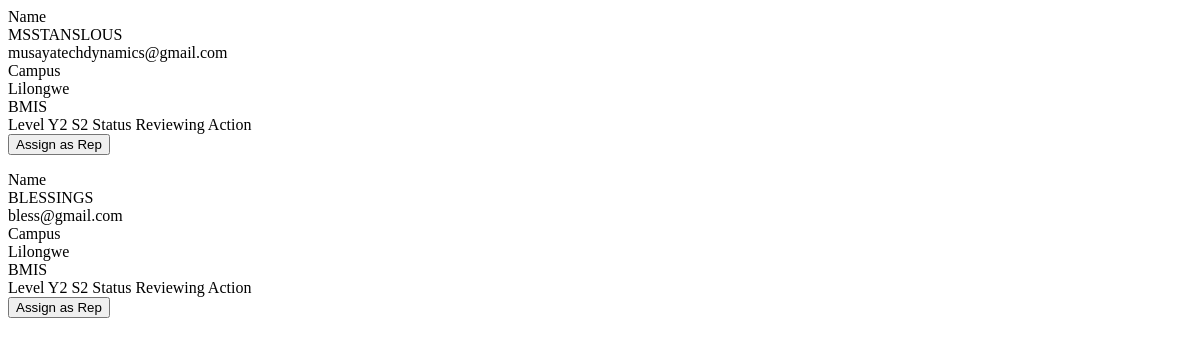
Before: /admin/table/students (signed in) with the older database file.
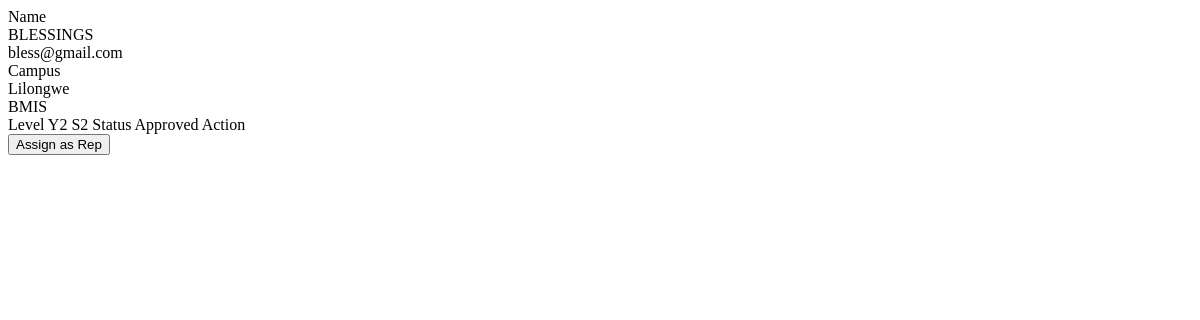
After: the same page with the newer database file.
### app/models.py (models this page shows)
class User(db.Model, UserMixin):
    id = db.Column(db.Integer, primary_key=True)
    full_name = db.Column(db.String(100), nullable=False)
    email = db.Column(db.String(120), unique=True, nullable=False)
    password_hash = db.Column(db.String(128), nullable=False)
    campus = db.Column(db.String(50), nullable=False)
    student_id = db.Column(db.String(20), nullable=True)
    phone_number = db.Column(db.String(15), nullable=True)
    year = db.Column(db.Integer, default=1)
    semester = db.Column(db.Integer, default=1)
    program_id = db.Column(db.Integer, db.ForeignKey('program.id'), nullable=False)
    is_approved = db.Column(db.Boolean, default=False)
    is_class_rep = db.Column(db.Boolean, default=False)
    is_admin = db.Column(db.Boolean, default=False)
    created_at = db.Column(db.DateTime, default=datetime.utcnow)
    theme_preference = db.Column(db.String(20), default='light')  # 'light' or 'dark'
    language_preference = db.Column(db.String(10), default='en')  # 'en' for now
    last_activity = db.Column(db.DateTime, nullable=True, default=datetime.utcnow)
    is_active = db.Column(db.Boolean, default=True)  # soft delete flag

class Program(db.Model):
    id = db.Column(db.Integer, primary_key=True)
    name = db.Column(db.String(100), nullable=False, unique=True)
    users = db.relationship('User', backref='program', lazy=True)

### app/core/routes.py (the view)
@core.route('/admin/table/students')
@login_required
def admin_students_table():
    if not current_user.is_admin:
        abort(403)
    page = request.args.get('page', 1, type=int)
    per_page = 10
    year_filter = request.args.get('year', type=int)
    sem_filter = request.args.get('semester', type=int)
    query = User.query.filter(User.is_class_rep == False, User.is_admin == False)
    if year_filter:
        query = query.filter_by(year=year_filter)
    if sem_filter:
        query = query.filter_by(semester=sem_filter)
    paginated = paginate_query(query, page, per_page)
    return render_template('core/admin/_students_table_body.html',
                           users=paginated['items'],
                           page=paginated['page'],
                           pages=paginated['pages'],
                           current_year=year_filter,
                           current_sem=sem_filter)

### app/__init__.py (called while the page is built)
@login_manager.user_loader
def load_user(user_id):
    return User.query.get(int(user_id))

### app/core/routes.py (called while the page is built)
def paginate_query(query, page=1, per_page=10):
    total = query.count()
    items = query.offset((page - 1) * per_page).limit(per_page).all()
    return {
        'items': items,
        'total': total,
        'page': page,
        'per_page': per_page,
        'pages': (total + per_page - 1) // per_page if total > 0 else 1
    }

### app/templates/core/admin/_students_table_body.html (shortened to what this page needs)
{% for user in users if not user.is_class_rep and not user.is_admin %}
<tr class="block sm:table-row hover:bg-[#faf8f5] transition-colors border-b sm:border-b-0 border-[#f0ebe3] mb-4 sm:mb-0 rounded-xl sm:rounded-none shadow-sm sm:shadow-none">
    <td class="block sm:table-cell px-6 py-4 whitespace-nowrap">
        <span class="sm:hidden text-[10px] font-bold text-[#b5aaa0] uppercase tracking-wider block">Name</span>
        <div class="font-bold text-[#1a1a1a]">{{ user.full_name }}</div>
        <div class="text-[#b5aaa0] text-xs mt-0.5">{{ user.email }}</div>
    </td>
    <td class="block sm:table-cell px-6 py-4 whitespace-nowrap">
        <span class="sm:hidden text-[10px] font-bold text-[#b5aaa0] uppercase tracking-wider block">Campus</span>
        <div class="text-[#5a5248] font-semibold text-xs uppercase tracking-wide">{{ user.campus or 'N/A' }}</div>
        <div class="text-[#6b5e50] text-[10px] font-bold uppercase tracking-tight mt-0.5">{{ user.program.name }}</div>
    </td>
    <td class="block sm:table-cell px-6 py-4 whitespace-nowrap">
        <span class="sm:hidden text-[10px] font-bold text-[#b5aaa0] uppercase tracking-wider block">Level</span>
        <span class="font-mono font-black text-[#5a5248] bg-[#f5f2ec] border border-[#ede8e0] px-2 py-0.5 rounded text-xs">Y{{ user.year }} S{{ user.semester }}</span>
    </td>
    <td class="block sm:table-cell px-6 py-4 whitespace-nowrap">
        <span class="sm:hidden text-[10px] font-bold text-[#b5aaa0] uppercase tracking-wider block">Status</span>
        {% if user.is_approved %}
            <span class="inline-flex items-center text-emerald-600 text-[10px] font-extrabold uppercase tracking-wide bg-emerald-50 border border-emerald-200 px-2 py-0.5 rounded-md">
                Approved
            </span>
        {% else %}
            <span class="inline-flex items-center text-amber-600 text-[10px] font-extrabold uppercase tracking-wide bg-amber-50 border border-amber-200 px-2 py-0.5 rounded-md">
                Reviewing
            </span>
        {% endif %}
    </td>
    <td class="block sm:table-cell px-6 py-4 text-right whitespace-nowrap">
        <span class="sm:hidden text-[10px] font-bold text-[#b5aaa0] uppercase tracking-wider block">Action</span>
        <form action="{{ url_for('core.make_rep', user_id=user.id) }}" method="POST" class="admin-action-form" data-shimmer="Provisioning Class Representative Privileges...">
            <button type="submit" class="text-[11px] font-bold text-[#6b5e50] hover:text-[#1a1a1a] underline underline-offset-4 decoration-[#ede8e0] transition-colors cursor-pointer">
                Assign as Rep
            </button>
        </form>
    </td>
</tr>
{% endfor %}

Changed rows visible on the page:
no longer on this page (row edited): User: full_name "MSSTANSLOUS", email "musayatechdynamics@gmail.com", campus "Lilongwe", program.name "BMIS", year "2", semester "2", is_approved "Reviewing"
changed User "BLESSINGS": is_approved "Reviewing" → "Approved"
